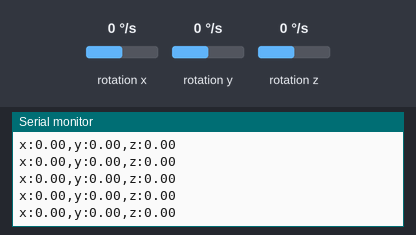
This sketch was run on a simulated Arduino Nano 33 IoT. Shown: the last lines printed to the serial monitor. The inputs (shaded band) are chosen by the test bench; at power-on: rotation x 0 °/s, rotation y 0 °/s, rotation z 0 °/s.

Above: at 1.2 s.
1.3 s: rotation x set to -192 °/s
At 1.35 s:
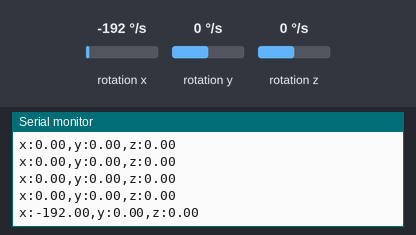
2.8 s: rotation y set to -192 °/s
At 2.85 s:
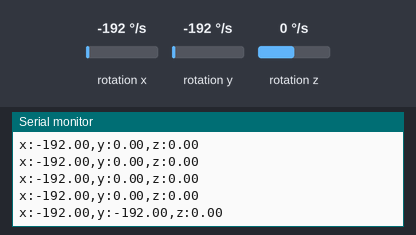
4.3 s: rotation z set to -192 °/s
At 4.34 s:
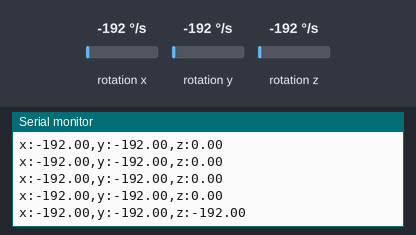

The sketch:

arduino.ino
```cpp
#include <Arduino_LSM6DS3.h>

void setup() {
  Serial.begin(9600);
  while (!Serial); // Waiting for serial monitor
  if (!IMU.begin()) {
    Serial.println("Failed to initialize IMU!");
    while (1);
  }
  Serial.println("Gyroscope initialized.");
}

void loop() {
  float x, y, z;

  if (IMU.gyroscopeAvailable()) {
    IMU.readGyroscope(x, y, z);

    // Print in format: x:val,y:val,z:val
    Serial.print("x:");
    Serial.print(x, 2);
    Serial.print(",y:");
    Serial.print(y, 2);
    Serial.print(",z:");
    Serial.println(z, 2);
  }

  delay(50);
}
```

Measured:
- after the input at 1.3 s, the serial monitor: prints a new line at once (image 1)
- after the input at 2.8 s, the serial monitor: prints a new line at once (image 2)
- after the input at 4.3 s, the serial monitor: prints a new line at once (image 3)
